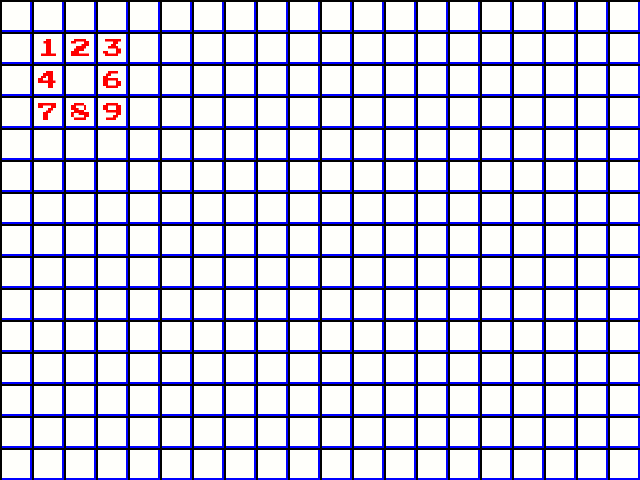

A 2D game scene composited from a Tiled map and its tileset images. What follows is a short description and the map's XML, with each tile layer's data collapsed to a summary:
An orthogonal 20x15 tile map with 32x32 px tiles, 1 tile layer (Tile Layer 1).

<map version="1.0" orientation="orthogonal" width="20" height="15" tilewidth="32" tileheight="32">
 <tileset firstgid="1" name="TestTiles" tilewidth="32" tileheight="32">
  <image source="TestTileSet.png" width="320" height="320" />
 </tileset>
 <layer name="Tile Layer 1" width="20" height="15">
  <data>[300 cells, 300 non-empty, 9 distinct tile ids]</data>
 </layer>
</map>